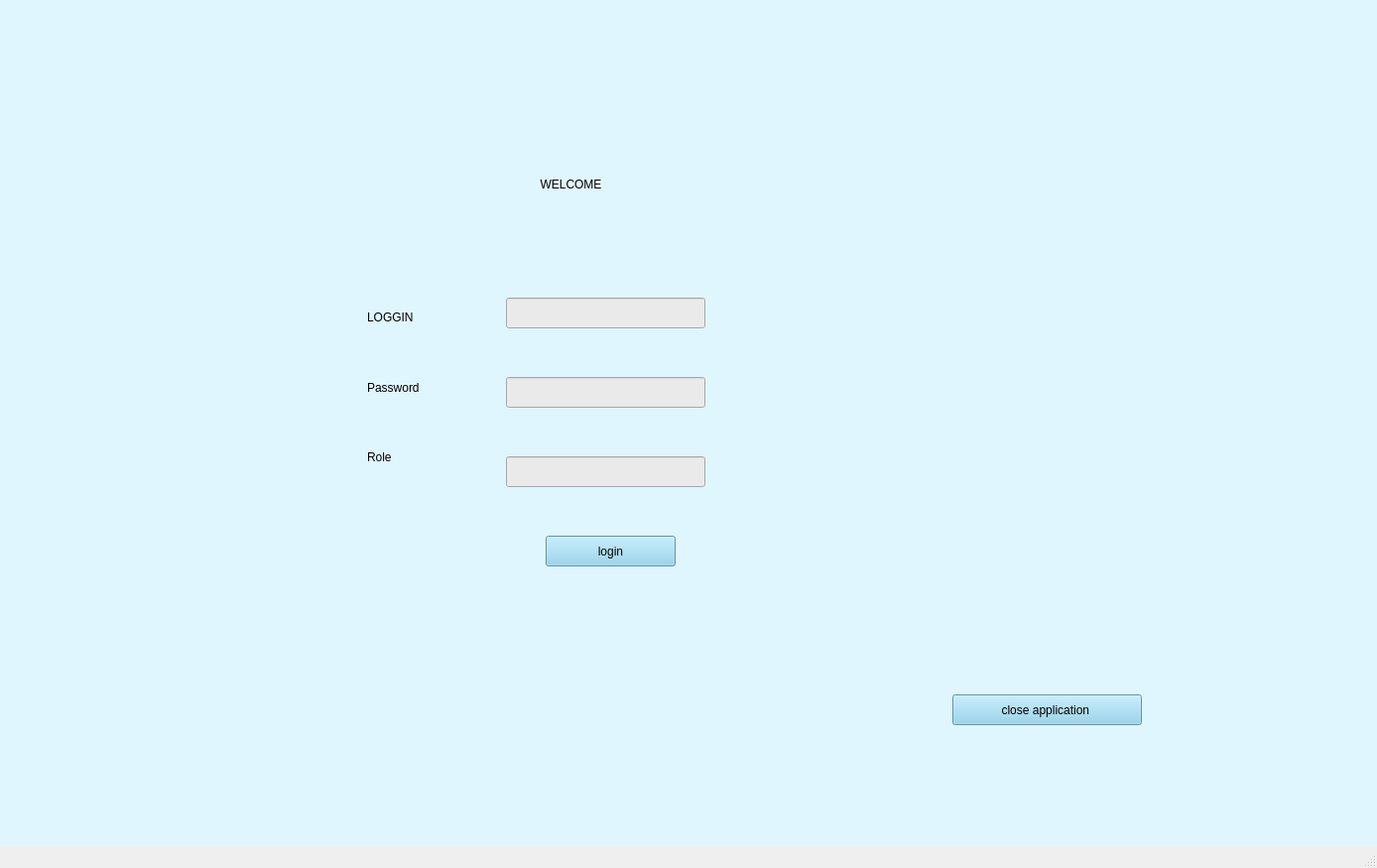
<?xml version="1.0" encoding="UTF-8"?>
<ui version="4.0">
 <class>MainWindow</class>
 <widget class="QMainWindow" name="MainWindow">
  <property name="geometry">
   <rect>
    <x>0</x>
    <y>0</y>
    <width>1388</width>
    <height>875</height>
   </rect>
  </property>
  <property name="windowTitle">
   <string>MainWindow</string>
  </property>
  <widget class="QWidget" name="centralwidget">
   <layout class="QVBoxLayout" name="verticalLayout">
    <property name="leftMargin">
     <number>0</number>
    </property>
    <property name="topMargin">
     <number>0</number>
    </property>
    <property name="rightMargin">
     <number>0</number>
    </property>
    <property name="bottomMargin">
     <number>0</number>
    </property>
    <item>
     <widget class="QStackedWidget" name="stackedWidget">
      <property name="styleSheet">
       <string notr="true">background-color: #E0F6FF;
</string>
      </property>
      <property name="currentIndex">
       <number>0</number>
      </property>
      <widget class="QWidget" name="page">
     <widget class="QPushButton" name="pushButton">
      <property name="geometry">
       <rect>
        <x>960</x>
        <y>700</y>
        <width>191</width>
        <height>31</height>
       </rect>
      </property>
      <property name="styleSheet">
       <string notr="true">background-color: #87CEEB;
font: 14pt &quot;Segoe UI&quot;;
</string>
      </property>
      <property name="text">
       <string>close application </string>
      </property>
     </widget>
     <widget class="QLabel" name="label">
      <property name="geometry">
       <rect>
        <x>-30</x>
        <y>140</y>
        <width>1211</width>
        <height>91</height>
       </rect>
      </property>
      <property name="styleSheet">
       <string notr="true">font: 36pt &quot;Segoe UI&quot;;</string>
      </property>
      <property name="text">
       <string>WELCOME</string>
      </property>
      <property name="alignment">
       <set>Qt::AlignmentFlag::AlignCenter</set>
      </property>
     </widget>
     <widget class="QLabel" name="label_2">
      <property name="geometry">
       <rect>
        <x>370</x>
        <y>310</y>
        <width>91</width>
        <height>20</height>
       </rect>
      </property>
      <property name="styleSheet">
       <string notr="true">color:black;
font: 14pt &quot;Segoe UI&quot;;</string>
      </property>
      <property name="text">
       <string>LOGGIN</string>
      </property>
     </widget>
     <widget class="QLabel" name="label_3">
      <property name="geometry">
       <rect>
        <x>370</x>
        <y>380</y>
        <width>111</width>
        <height>21</height>
       </rect>
      </property>
      <property name="styleSheet">
       <string notr="true">color:black;
font: 14pt &quot;Segoe UI&quot;;</string>
      </property>
      <property name="text">
       <string>Password</string>
      </property>
     </widget>
     <widget class="QLabel" name="label_4">
      <property name="geometry">
       <rect>
        <x>370</x>
        <y>450</y>
        <width>111</width>
        <height>21</height>
       </rect>
      </property>
      <property name="styleSheet">
       <string notr="true">color:balck;
font: 14pt &quot;Segoe UI&quot;;</string>
      </property>
      <property name="text">
       <string>Role</string>
      </property>
     </widget>
     <widget class="QLineEdit" name="lineEdit">
      <property name="geometry">
       <rect>
        <x>510</x>
        <y>300</y>
        <width>201</width>
        <height>31</height>
       </rect>
      </property>
      <property name="styleSheet">
       <string notr="true">background-color: rgb(234, 234, 234);
color: black;
</string>
      </property>
      <property name="text">
       <string/>
      </property>
     </widget>
     <widget class="QLineEdit" name="lineEdit_2">
      <property name="geometry">
       <rect>
        <x>510</x>
        <y>380</y>
        <width>201</width>
        <height>31</height>
       </rect>
      </property>
      <property name="styleSheet">
       <string notr="true">background-color: rgb(234, 234, 234);
color: black;</string>
      </property>
     </widget>
     <widget class="QLineEdit" name="lineEdit_3">
      <property name="geometry">
       <rect>
        <x>510</x>
        <y>460</y>
        <width>201</width>
        <height>31</height>
       </rect>
      </property>
      <property name="styleSheet">
       <string notr="true">background-color: rgb(234, 234, 234);
color:black;</string>
      </property>
     </widget>
     <widget class="QPushButton" name="pushButton_2">
      <property name="geometry">
       <rect>
        <x>550</x>
        <y>540</y>
        <width>131</width>
        <height>31</height>
       </rect>
      </property>
      <property name="styleSheet">
       <string notr="true">background-color: #87CEEB;
font: 14pt &quot;Segoe UI&quot;;
</string>
      </property>
      <property name="text">
       <string>login</string>
      </property>
     </widget>
     <widget class="QLabel" name="label_5">
      <property name="geometry">
       <rect>
        <x>50</x>
        <y>40</y>
        <width>261</width>
        <height>171</height>
       </rect>
      </property>
      <property name="styleSheet">
       <string notr="true">image: url(:/res/background.png);</string>
      </property>
      <property name="text">
       <string/>
      </property>
     </widget>
     <widget class="QLabel" name="label_6">
      <property name="geometry">
       <rect>
        <x>940</x>
        <y>40</y>
        <width>191</width>
        <height>171</height>
       </rect>
      </property>
      <property name="styleSheet">
       <string notr="true">image: url(:/res/equipe.png);</string>
      </property>
      <property name="text">
       <string/>
      </property>
     </widget>
      </widget>
     </widget>
    </item>
   </layout>
  </widget>
  <widget class="QMenuBar" name="menubar">
   <property name="geometry">
    <rect>
     <x>0</x>
     <y>0</y>
     <width>1388</width>
     <height>25</height>
    </rect>
   </property>
  </widget>
  <widget class="QStatusBar" name="statusbar"/>
 </widget>
 <resources/>
 <connections/>
</ui>
